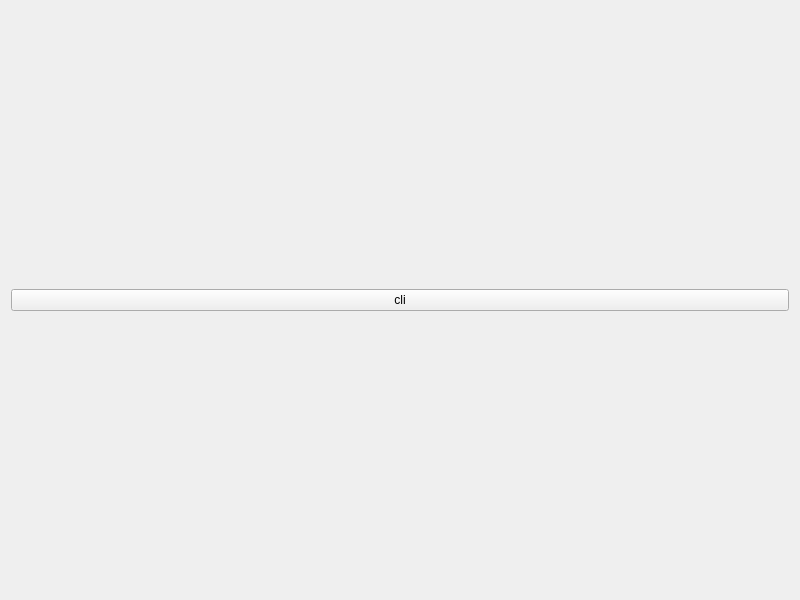
<?xml version="1.0" encoding="UTF-8"?>
<ui version="4.0">
    <class>clients_page</class>
    <widget class="QWidget" name="clients_page">
        <property name="geometry">
            <rect>
                <x>0</x>
                <y>0</y>
                <width>800</width>
                <height>600</height>
            </rect>
        </property>
        <property name="sizePolicy">
            <sizepolicy hsizetype="Expanding" vsizetype="Expanding">
                <horstretch>0</horstretch>
                <verstretch>0</verstretch>
            </sizepolicy>
        </property>
        <property name="windowTitle">
            <string>Form</string>
        </property>
        <layout class="QGridLayout" name="gridLayout_2">
            <item row="0" column="0">
                <widget class="QPushButton" name="pushButton">
                    <property name="text">
                        <string>cli</string>
                    </property>
                </widget>
            </item>
        </layout>
    </widget>
    <resources/>
    <connections/>
</ui>
